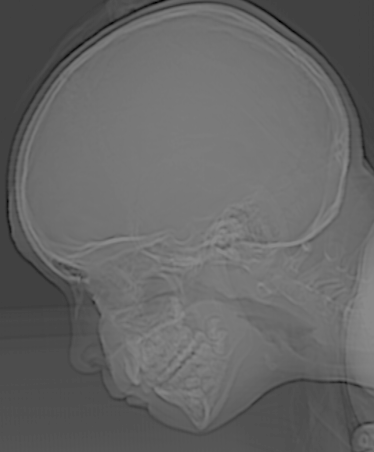
#> input picture midterm/CT_1.tif, 374 x 452 px
$ python Midterm-Q2.py
#> lines starting #> are read from the running program, lines starting #| are printed output that depends on the picture
#!/usr/bin/env python
# coding: utf-8

# In[78]:


import numpy as np
import cv2 as cv
import matplotlib.pyplot as plt
import math

def transform(img):
    l = 256
    a = math.pi/(2*(l-1))
    transform_img = (l-1)*(np.sin(a*img))
    transform_img = np.round_(transform_img)
    transform_img = np.array(transform_img , dtype = 'uint8')
    return transform_img

img1 = cv.imread('CT_1.tif',0)
#> img1 is the input picture: shape (452, 374); min 0, max 137, mean 101.7
img2 = cv.imread('CT_2.tif',0)
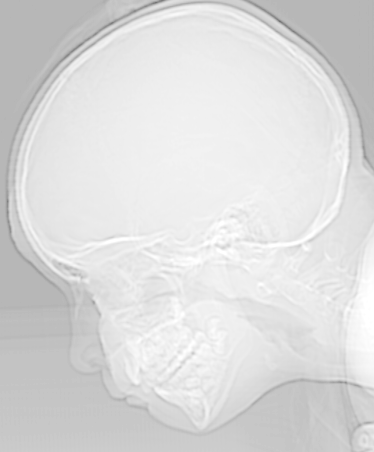
#> input picture midterm/CT_2.tif, 374 x 452 px
#> img2 is the input picture: shape (452, 374); min 118, max 255, mean 219.7

fig , ax = plt.subplots(2,2,figsize=(10,10))
fig.suptitle('contrast improvement')

# show original image
ax = plt.subplot(2,2,1)
ax.imshow(img1, cmap = 'gray', vmin=0 , vmax=255)
ax.axis('off')
ax.set_title('original image1')

# show original image
ax = plt.subplot(2,2,3)
ax.imshow(img2, cmap = 'gray', vmin=0 , vmax=255)
ax.axis('off')
ax.set_title('original image2')

# show image after transform function
ax = plt.subplot(2,2,2)
ax.imshow(transform(img1), cmap = 'gray', vmin=0 , vmax=255)
#> in transform, `transform_img = (l-1)*(np.sin(a*img))`:
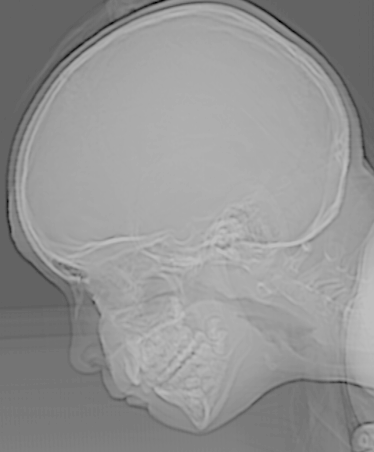
#> transform_img: shape (452, 374) float64; min 0, max 190.5, mean 148.3
ax.axis('off')
ax.set_title('transform image1')

# show image after transform function
ax = plt.subplot(2,2,4)
ax.imshow(transform(img2), cmap = 'gray', vmin=0 , vmax=255)
#> in transform (call 2), `transform_img = (l-1)*(np.sin(a*img))`:
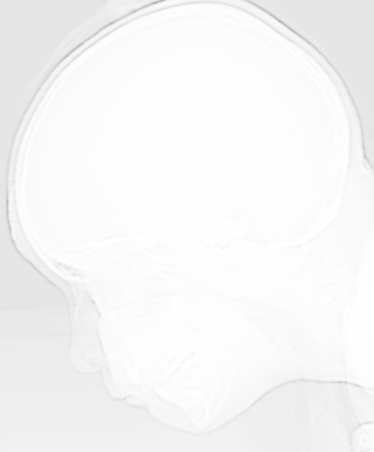
#> transform_img: shape (452, 374) float64; min 169.5, max 255, mean 246.9
ax.axis('off')
ax.set_title('transform image2')


fig , ax = plt.subplots(1,1,figsize=(10,10))
fig.suptitle('plot')

l = 256
x = np.arange(l)
y = transform(x)

# plotting transform curve
ax.plot(x,y,color='b' ,label='transform curve' )

# plotting identity function
ax.plot(x , color='r' ,label = 'identity')

ax.legend(loc='lower right')
plt.axis([0,l-1,0,l-1])
plt.show()
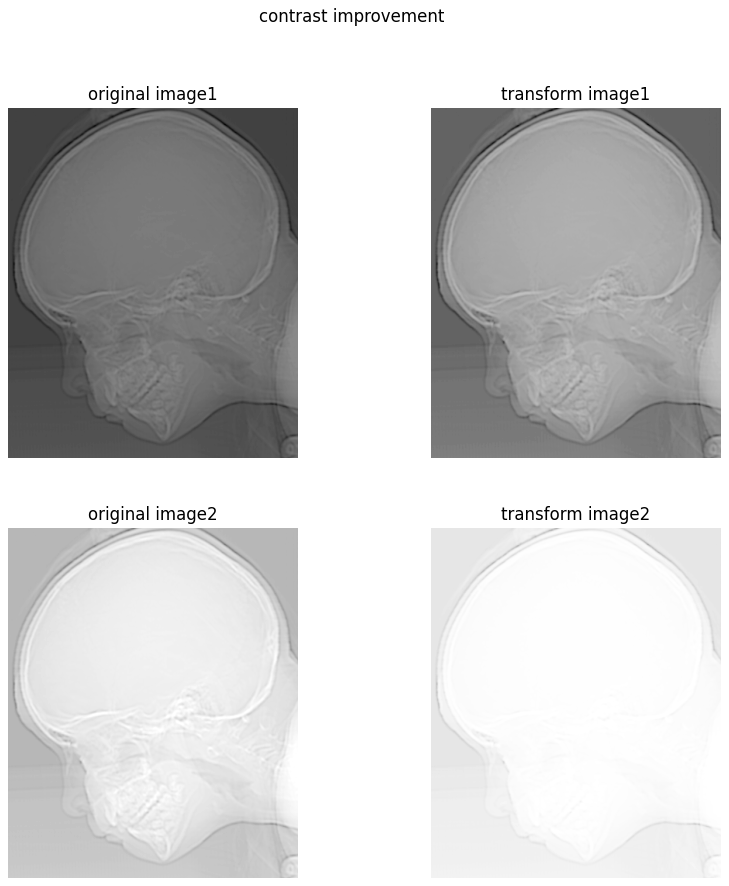
#> figure drawn by matplotlib, 4 panels
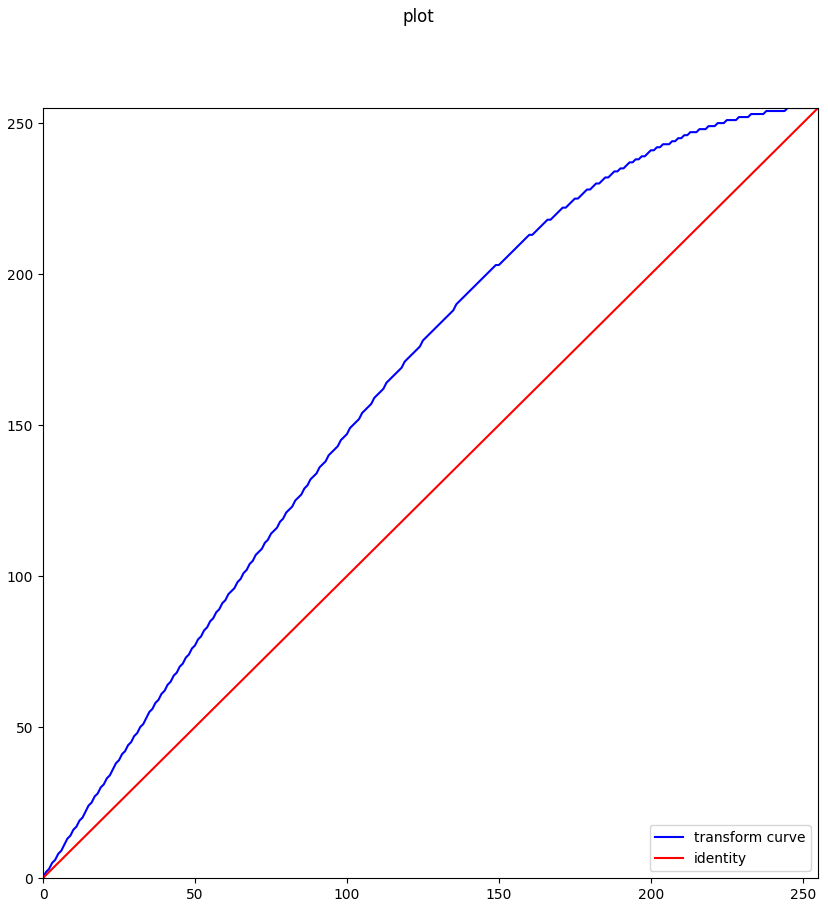
#> figure drawn by matplotlib, 1 panel; curve peaks at x = 245, y = 255; curve peaks at x = 255, y = 255
cv.waitKey(0)
cv.destroyAllWindows()


# In[ ]:


# In[ ]:
